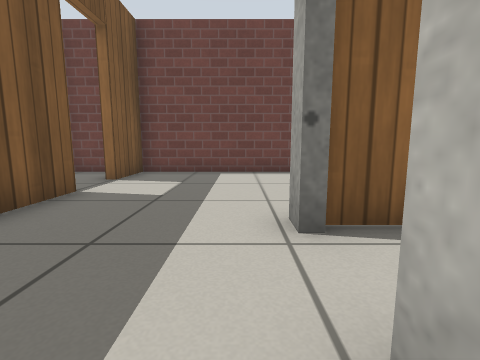
View 1 (above)

17 first-person views from a walk through a robot-simulator world made for Gazebo. The camera is 0.5 m above the floor, tilts 8° down and sees 85° across. The floor is counted in squares, 0.5 m on a side. Each view is taken from the middle of a square. On the plan, view 1 faces up. The plan holds only what a view shows up to about 11 squares ahead; the rest is blank. Simple patterns stand in for the simulator's built-in surfaces.

View 2
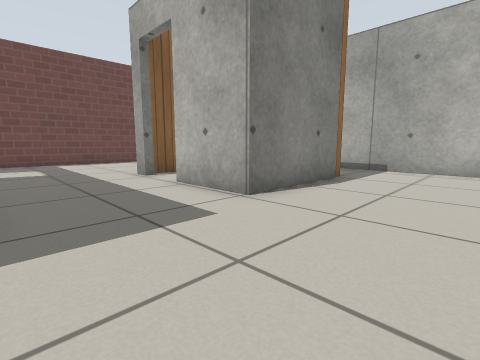

View 3
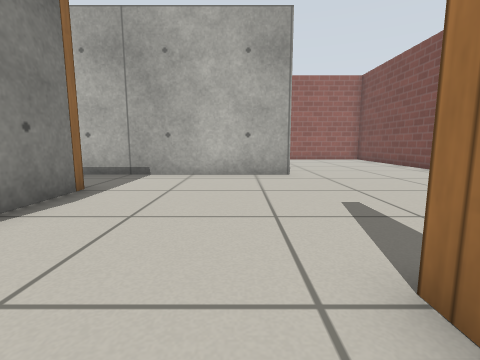

View 4
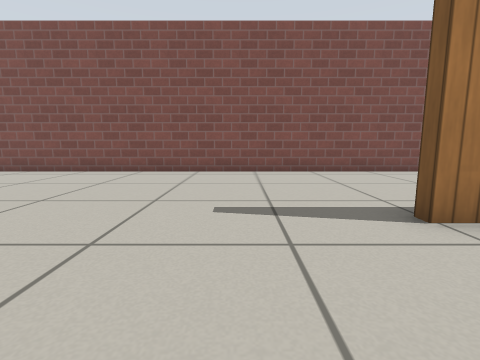

View 5
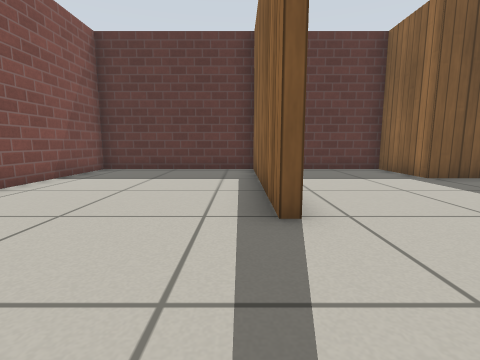

View 6
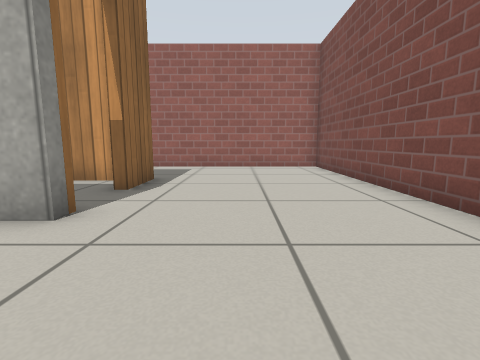

View 7
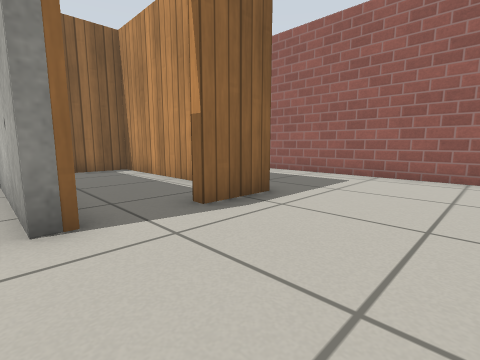

View 8
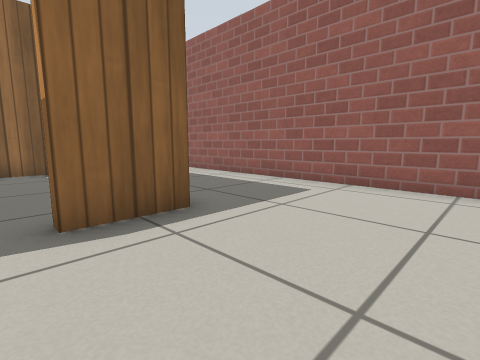

View 9
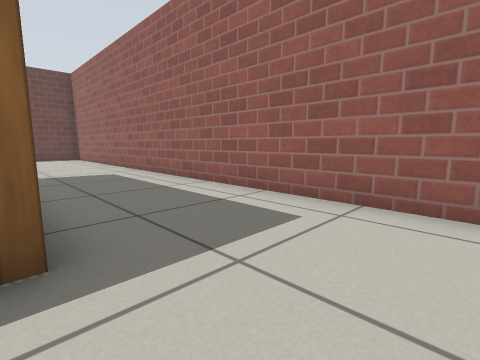

View 10
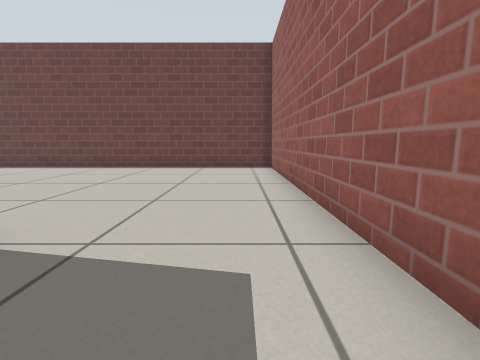

View 11
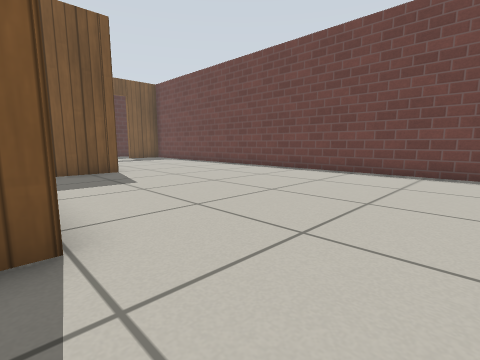

View 12
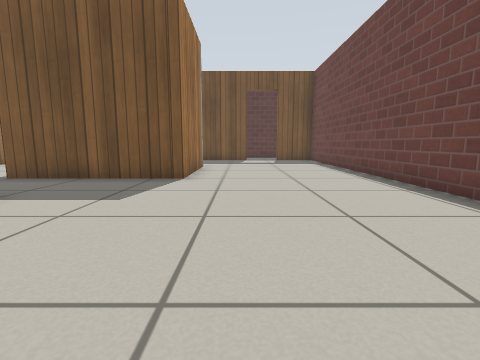

View 13
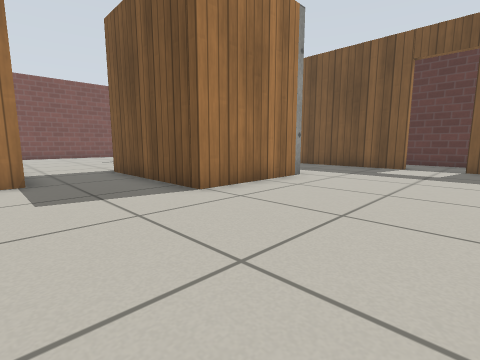

View 14
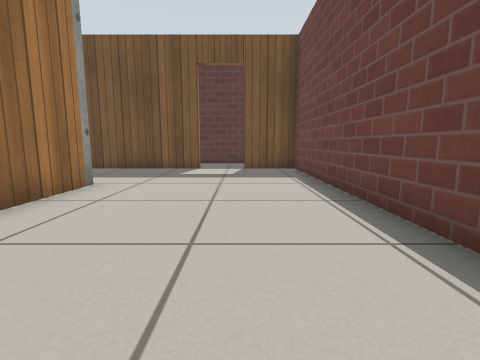

View 15
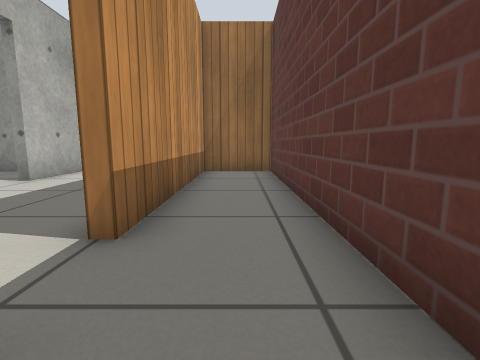

View 16
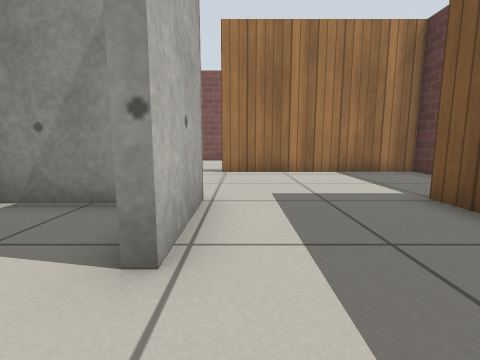

View 17
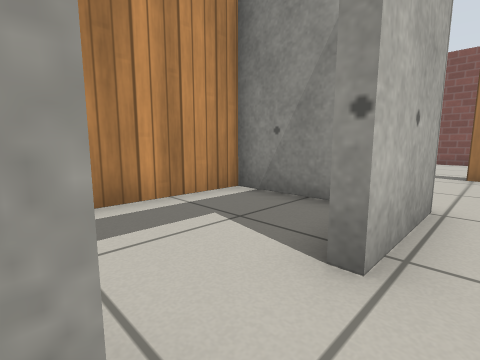

### Floor plan
Ten units are one square. View 1 is at (0, 0); x grows to the right and y downward. Boxes are objects, and circles mark ways between rooms. Rooms are numbered by the first view taken in them; rooms with no view inside come last. Other rooms are left out.
<svg viewBox="-66 -97 224 225">
<path fill="none" stroke="#000" d="M79 66 73 66 73 0M6 66 -54 66M114 66 95 66M47 -14 47 16 7 16 7 -11M113 -5 113 -1M7 -27 7 -34M-61 66 -61 123 153 123 153 -14M-34 -45 -34 16 -61 16 -61 62 6 62M73 -5 78 -5M7 -34 47 -34 47 -14M153 -14 153 -92 -34 -92 -34 -71M-34 -55 -34 -45M-61 -71 -61 13 -37 13 -37 -55M-46 -92 -59 -92M110 56 110 -2M113 -1 93 -1M20 13 43 13 43 -19M20 -31 10 -31"/>
<circle cx="-10" cy="-37" r="3" fill="#2a7"/>
<circle cx="135" cy="-8" r="3" fill="#2a7"/>
<circle cx="65" cy="-10" r="3" fill="#2a7"/>
<circle cx="87" cy="63" r="3" fill="#2a7"/>
<circle cx="10" cy="-15" r="3" fill="#2a7"/>
<circle cx="-37" cy="-63" r="3" fill="#2a7"/>
<text x="50" y="60">1</text>
<text x="70" y="-50">2</text>
<text x="-50" y="-30">3</text>
<text x="100" y="30">4</text>
<text x="30" y="0">5</text>
</svg>
Room 1 opens to room 2. Room 1 opens to room 4. Room 1 opens to room 5. Room 2 opens to room 3.

Where each view was taken, in squares from view 1:
view 1: 0 up, 0 right, facing up
view 2: 5 down, 3 left, facing up-right
view 3: 5 down, 1 left, facing right
view 4: 3 down, 3 right, facing down
view 5: 7 down, 4 right, facing left
view 6: 9 down, 4 right, facing right
view 7: 10 down, 7 right, facing up-right
view 8: 10 down, 9 right, facing up-right
view 9: 9 down, 11 right, facing up-right
view 10: 2 down, 14 right, facing up
view 11: 0 up, 14 right, facing up-left
view 12: 5 up, 12 right, facing left
view 13: 8 up, 8 right, facing down-left
view 14: 7 up, 7 right, facing left
view 15: 8 up, 5 left, facing down
view 16: 3 up, 0 right, facing down
view 17: 3 up, 0 right, facing down-right
